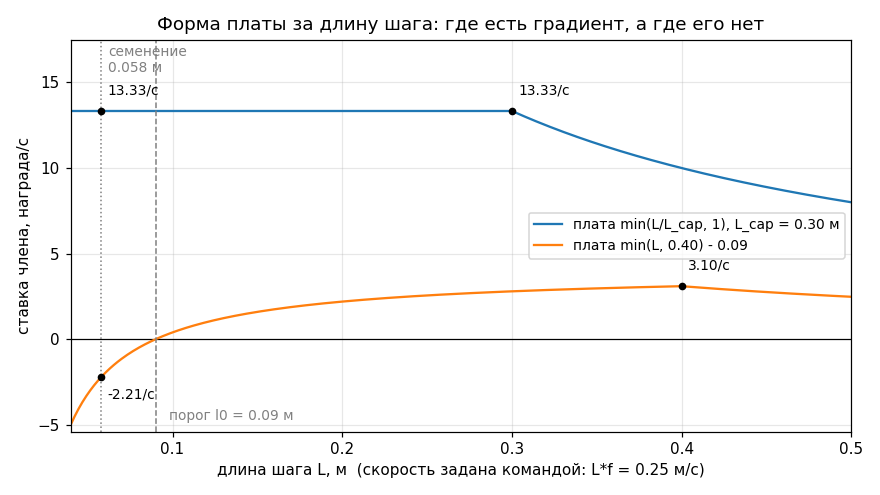

This figure's Python source:
"""Ставка члена награды за длину шага как функция самой длины шага.

Числа НЕ выдуманы: это ровно та самоproverka, что печатает
`python -m rl_toolkit.diagnostics` (rl_toolkit/diagnostics.py:585-680) —
dt = 0.02 c, вес W = 8, команда v = 0.25 м/с, потолок L_cap = 0.30 м,
правильная форма с порогом l0 = 0.09 м и потолком l_max = 0.40 м.

Формулы взяты из pay_cap()/pay_offset() того же файла. В установившейся
ходьбе L*f = v, посадок в секунду 2f, поэтому

    ставка_cap(L)    = 2*W*(v/L) * min(L/L_cap, 1)
    ставка_offset(L) = 2*W*(v/L) * (min(L, l_max) - l0)

Контрольные точки, совпадающие с выводом диагностики:
    cap:    L=0.058 -> 13.3333/с, L=0.300 -> 13.3333/с, L=0.450 -> 8.8889/с
    offset: L=0.058 -> -2.2069/с, L=0.100 -> 0.4000/с,
            L=0.400 -> 3.1000/с,  L=0.450 -> 2.7556/с

Пересборка:  python images/stride_rate_forms.py
"""

import os

import matplotlib
matplotlib.use("Agg")
import matplotlib.pyplot as plt
import numpy as np

W = 8.0
V_CMD = 0.25
L_CAP = 0.30
L0, LMAX = 0.09, 0.40


def rate_cap(L):
    return 2.0 * W * (V_CMD / L) * np.minimum(L / L_CAP, 1.0)


def rate_offset(L):
    return 2.0 * W * (V_CMD / L) * (np.minimum(L, LMAX) - L0)


L = np.linspace(0.04, 0.50, 400)

fig, ax = plt.subplots(figsize=(8, 4.5), dpi=110)

ax.axhline(0.0, color="black", linewidth=0.8)
ax.plot(L, rate_cap(L), label="плата min(L/L_cap, 1), L_cap = 0.30 м")
ax.plot(L, rate_offset(L), label="плата min(L, 0.40) - 0.09")

# точки, вокруг которых идёт разбор в главе
for x, fn, txt, dy in (
    (0.058, rate_cap, "13.33/с", 1.1),
    (0.300, rate_cap, "13.33/с", 1.1),
    (0.058, rate_offset, "-2.21/с", -1.4),
    (0.400, rate_offset, "3.10/с", 1.1),
):
    y = float(fn(np.array([x]))[0])
    ax.plot([x], [y], marker="o", color="black", markersize=4, zorder=5)
    ax.annotate(txt, (x, y), textcoords="offset points",
                xytext=(4, 10 * dy), fontsize=9)

ax.axvline(0.058, color="gray", linestyle=":", linewidth=1.0)
ax.axvline(L0, color="gray", linestyle="--", linewidth=1.0)
ax.text(0.062, 17.2, "семенение\n0.058 м", fontsize=9, color="gray", va="top")
ax.text(0.098, -4.7, "порог l0 = 0.09 м", fontsize=9, color="gray")

ax.set_xlabel("длина шага L, м  (скорость задана командой: L*f = 0.25 м/с)")
ax.set_ylabel("ставка члена, награда/с")
ax.set_title("Форма платы за длину шага: где есть градиент, а где его нет")
ax.set_xlim(0.04, 0.50)
ax.set_ylim(-5.4, 17.5)
ax.grid(True, alpha=0.3)
ax.legend(loc="center right", fontsize=9)

fig.tight_layout()
out = os.path.join(os.path.dirname(os.path.abspath(__file__)), "stride_rate_forms.png")
fig.savefig(out)
print("saved:", out)

# контроль: печатаем те же числа, что и диагностика
for x in (0.058, 0.100, 0.300, 0.400, 0.450):
    print(f"L={x:.3f}  cap={float(rate_cap(np.array([x]))[0]):8.4f}/с"
          f"  offset={float(rate_offset(np.array([x]))[0]):8.4f}/с")
